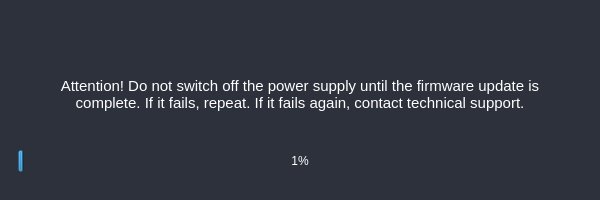
<?xml version="1.0" encoding="UTF-8"?>
<ui version="4.0">
 <class>AqFirmwareUpdateWidget</class>
 <widget class="QWidget" name="AqFirmwareUpdateWidget">
  <property name="geometry">
   <rect>
    <x>0</x>
    <y>0</y>
    <width>600</width>
    <height>200</height>
   </rect>
  </property>
  <property name="windowTitle">
   <string>Form</string>
  </property>
  <property name="styleSheet">
   <string notr="true">* {
	border: none;
	background-color: transparent;
	background: transparent;
	padding: 0;
	margin: 0;
	color: #fff;
}

#toolboxFrame {
	border-top-right-radius: 10px;
	border-top-left-radius: 10px;
	background-color: rgba(47, 72, 88, 180);
	border: none;
}

#mainWidget {
	background-color: #2c313c;
}

#closeBtn {
	border-top-right-radius: 10px;
	border-right: 1px solid #D0D0D0;
	background-color: #2c313c;
}

#icon {
	border-top-left-radius: 10px;
	border-left: 1px solid #D0D0D0;
	background-color: rgba(47, 72, 88, 0);
}

#title_text{
	border-top:transparent; 
	border-bottom: 1px solid #637A7B;
}

QComboBox{
	border-left: 1px solid #9ef1d3; 
	border-top: 1px solid #9ef1d3; 
    border-bottom: 1px solid #5bb192; 
	border-right: 1px solid #5bb192; 
	background-color: #2b2d30; 
	border-radius: 4px; 
	padding-left: 4px;
}

QPushButton {
	border: 1px solid #637A7B;
}

QPushButton {
	 border-left: 1px solid #9ef1d3;
	border-top: 1px solid #9ef1d3;
 	border-bottom: 1px solid #5bb192;
	border-right: 1px solid #5bb192;
 	color: #FFFFFF;
	background-color: #2b2d30;
	border-radius: 4px;
	padding-left: 10px;
	padding-right: 10px;
}

QPushButton:hover {
	background-color: #3c3e41;
}
QPushButton:pressed {
	 background-color: #429061;
}

QCheckBox {
    font-size: 12px; /* Размер шрифта */
    color: #D0D0D0; /* Цвет текста */
    /*background-color: lightgray; /* Цвет фона */
    padding: 0px; /* Внутренний отступ */
    /*border: 2px solid darkgray; /* Обводка */
    /*border-radius: 5px; /* Скругление углов */
}

QCheckBox::indicator {
    width: 10px;
    height: 10px;
	border-top: 1px solid #9ef1d3;
	border-left: 1px solid #9ef1d3; 
	border-bottom: 1px solid #5bb192; 
	border-right: 1px solid #5bb192;
	border-radius: 5px;
}

QCheckBox::indicator:checked {
	image: url(UI/icons/check-mark.png);
    background-color: #5bb192; /* Цвет фона при выборе */
    /*border-color: darkgreen; /* Цвет обводки при выборе */
}

#tableWidget
QHeaderView::section { background-color: #2b2d30;}
QTableWidget { border: none; }
QTableWidget::item { padding-left: 3px; }

QRadioButton, #rtuRadioBtn {
    /* Не указываем кастомные стили для этой радиокнопки, она будет использовать дефолтные стили */
}

QLineEdit{
border-left: 1px solid #9ef1d3; 
border-top: 1px solid #9ef1d3; 
border-bottom: 1px solid #5bb192; 
border-right: 1px solid #5bb192;
background-color: #2b2d30; 
border-radius: 4px; 
}

</string>
  </property>
  <layout class="QVBoxLayout" name="verticalLayout">
   <property name="spacing">
    <number>0</number>
   </property>
   <property name="leftMargin">
    <number>0</number>
   </property>
   <property name="topMargin">
    <number>0</number>
   </property>
   <property name="rightMargin">
    <number>0</number>
   </property>
   <property name="bottomMargin">
    <number>0</number>
   </property>
   <item>
    <widget class="QFrame" name="mainWidget">
     <property name="minimumSize">
      <size>
       <width>600</width>
       <height>200</height>
      </size>
     </property>
     <property name="maximumSize">
      <size>
       <width>600</width>
       <height>200</height>
      </size>
     </property>
     <property name="frameShape">
      <enum>QFrame::StyledPanel</enum>
     </property>
     <property name="frameShadow">
      <enum>QFrame::Raised</enum>
     </property>
     <layout class="QVBoxLayout" name="verticalLayout_5">
      <property name="topMargin">
       <number>9</number>
      </property>
      <property name="bottomMargin">
       <number>0</number>
      </property>
      <item alignment="Qt::AlignLeft">
       <widget class="QFrame" name="DevInfoFrame">
        <property name="minimumSize">
         <size>
          <width>0</width>
          <height>40</height>
         </size>
        </property>
        <property name="maximumSize">
         <size>
          <width>16777215</width>
          <height>40</height>
         </size>
        </property>
        <property name="frameShape">
         <enum>QFrame::StyledPanel</enum>
        </property>
        <property name="frameShadow">
         <enum>QFrame::Raised</enum>
        </property>
        <layout class="QHBoxLayout" name="horizontalLayout_5">
         <property name="leftMargin">
          <number>40</number>
         </property>
         <item>
          <widget class="QLabel" name="devNameLabel">
           <property name="enabled">
            <bool>true</bool>
           </property>
           <property name="sizePolicy">
            <sizepolicy hsizetype="Minimum" vsizetype="Preferred">
             <horstretch>0</horstretch>
             <verstretch>0</verstretch>
            </sizepolicy>
           </property>
           <property name="font">
            <font>
             <pointsize>16</pointsize>
            </font>
           </property>
           <property name="text">
            <string/>
           </property>
           <property name="margin">
            <number>0</number>
           </property>
           <property name="indent">
            <number>0</number>
           </property>
          </widget>
         </item>
         <item>
          <widget class="QLabel" name="devSnLabel">
           <property name="font">
            <font>
             <pointsize>16</pointsize>
            </font>
           </property>
           <property name="text">
            <string/>
           </property>
          </widget>
         </item>
        </layout>
       </widget>
      </item>
      <item>
       <widget class="AqUpdateFWViewManager" name="stackedWidget">
        <property name="sizePolicy">
         <sizepolicy hsizetype="Expanding" vsizetype="Expanding">
          <horstretch>0</horstretch>
          <verstretch>0</verstretch>
         </sizepolicy>
        </property>
        <property name="currentIndex">
         <number>1</number>
        </property>
        <widget class="QWidget" name="stackedWidgetPage1">
         <layout class="QVBoxLayout" name="verticalLayout_3">
          <item>
           <widget class="QFrame" name="LabelFrame">
            <property name="frameShape">
             <enum>QFrame::StyledPanel</enum>
            </property>
            <property name="frameShadow">
             <enum>QFrame::Raised</enum>
            </property>
            <layout class="QVBoxLayout" name="verticalLayout_6">
             <property name="spacing">
              <number>0</number>
             </property>
             <property name="leftMargin">
              <number>0</number>
             </property>
             <property name="topMargin">
              <number>0</number>
             </property>
             <property name="rightMargin">
              <number>0</number>
             </property>
             <property name="bottomMargin">
              <number>0</number>
             </property>
             <item>
              <widget class="QLabel" name="label">
               <property name="font">
                <font>
                 <pointsize>11</pointsize>
                </font>
               </property>
               <property name="text">
                <string>Select the software update file and click &quot;Update&quot;. After successful download, the device will automatically reboot.</string>
               </property>
               <property name="scaledContents">
                <bool>false</bool>
               </property>
               <property name="alignment">
                <set>Qt::AlignCenter</set>
               </property>
               <property name="wordWrap">
                <bool>true</bool>
               </property>
              </widget>
             </item>
            </layout>
           </widget>
          </item>
          <item>
           <widget class="QFrame" name="filaPathFrame">
            <property name="maximumSize">
             <size>
              <width>16777215</width>
              <height>50</height>
             </size>
            </property>
            <property name="frameShape">
             <enum>QFrame::StyledPanel</enum>
            </property>
            <property name="frameShadow">
             <enum>QFrame::Raised</enum>
            </property>
            <layout class="QHBoxLayout" name="horizontalLayout_6">
             <property name="leftMargin">
              <number>0</number>
             </property>
             <property name="topMargin">
              <number>0</number>
             </property>
             <property name="rightMargin">
              <number>0</number>
             </property>
             <property name="bottomMargin">
              <number>0</number>
             </property>
             <item>
              <spacer name="horizontalSpacer_3">
               <property name="orientation">
                <enum>Qt::Horizontal</enum>
               </property>
               <property name="sizeHint" stdset="0">
                <size>
                 <width>40</width>
                 <height>20</height>
                </size>
               </property>
              </spacer>
             </item>
             <item>
              <widget class="QLineEdit" name="filePathLineEdit">
               <property name="minimumSize">
                <size>
                 <width>400</width>
                 <height>30</height>
                </size>
               </property>
               <property name="maximumSize">
                <size>
                 <width>400</width>
                 <height>16777215</height>
                </size>
               </property>
              </widget>
             </item>
             <item>
              <widget class="QPushButton" name="filePathBtn">
               <property name="minimumSize">
                <size>
                 <width>100</width>
                 <height>30</height>
                </size>
               </property>
               <property name="maximumSize">
                <size>
                 <width>120</width>
                 <height>16777215</height>
                </size>
               </property>
               <property name="text">
                <string>Open file</string>
               </property>
              </widget>
             </item>
             <item>
              <spacer name="horizontalSpacer_4">
               <property name="orientation">
                <enum>Qt::Horizontal</enum>
               </property>
               <property name="sizeHint" stdset="0">
                <size>
                 <width>40</width>
                 <height>20</height>
                </size>
               </property>
              </spacer>
             </item>
            </layout>
           </widget>
          </item>
          <item>
           <widget class="QFrame" name="updateRunBtnFrame">
            <property name="frameShape">
             <enum>QFrame::StyledPanel</enum>
            </property>
            <property name="frameShadow">
             <enum>QFrame::Raised</enum>
            </property>
            <layout class="QHBoxLayout" name="horizontalLayout">
             <item>
              <widget class="QPushButton" name="updateRunBtn">
               <property name="minimumSize">
                <size>
                 <width>100</width>
                 <height>30</height>
                </size>
               </property>
               <property name="maximumSize">
                <size>
                 <width>100</width>
                 <height>30</height>
                </size>
               </property>
               <property name="text">
                <string>Update</string>
               </property>
              </widget>
             </item>
            </layout>
           </widget>
          </item>
         </layout>
        </widget>
        <widget class="QWidget" name="stackedWidgetPage2">
         <property name="font">
          <font>
           <pointsize>11</pointsize>
          </font>
         </property>
         <layout class="QVBoxLayout" name="verticalLayout_4">
          <property name="bottomMargin">
           <number>9</number>
          </property>
          <item>
           <widget class="QFrame" name="headerFrame">
            <property name="minimumSize">
             <size>
              <width>0</width>
              <height>50</height>
             </size>
            </property>
            <property name="frameShape">
             <enum>QFrame::StyledPanel</enum>
            </property>
            <property name="frameShadow">
             <enum>QFrame::Raised</enum>
            </property>
            <layout class="QVBoxLayout" name="verticalLayout_11">
             <property name="leftMargin">
              <number>9</number>
             </property>
             <item>
              <widget class="QLabel" name="headerLabel">
               <property name="font">
                <font>
                 <pointsize>11</pointsize>
                 <bold>false</bold>
                 <kerning>true</kerning>
                </font>
               </property>
               <property name="text">
                <string>Attention! Do not switch off the power supply until the firmware update is complete. If it fails, repeat. If it fails again, contact technical support.</string>
               </property>
               <property name="alignment">
                <set>Qt::AlignCenter</set>
               </property>
               <property name="wordWrap">
                <bool>true</bool>
               </property>
              </widget>
             </item>
            </layout>
           </widget>
          </item>
          <item>
           <widget class="QFrame" name="updateProgressBarFrame">
            <property name="frameShape">
             <enum>QFrame::StyledPanel</enum>
            </property>
            <property name="frameShadow">
             <enum>QFrame::Raised</enum>
            </property>
            <layout class="QVBoxLayout" name="verticalLayout_2">
             <property name="spacing">
              <number>0</number>
             </property>
             <property name="leftMargin">
              <number>0</number>
             </property>
             <property name="topMargin">
              <number>0</number>
             </property>
             <property name="rightMargin">
              <number>0</number>
             </property>
             <property name="bottomMargin">
              <number>0</number>
             </property>
             <item>
              <widget class="QProgressBar" name="progressBar">
               <property name="font">
                <font>
                 <pointsize>9</pointsize>
                </font>
               </property>
               <property name="styleSheet">
                <string notr="true">
QProgressBar {
    border-radius: 5px;
    text-align: center;
}
QProgressBar::chunk {
    background: qlineargradient(spread:pad, x1:0, y1:0, x2:1, y2:0,
        stop:0 rgba(0, 100, 255, 180), /* Начало синего */
        stop:0.5 rgba(0, 150, 255, 255), /* Яркий синий */
        stop:1 rgba(0, 100, 255, 180)); /* Конец синего */
}
</string>
               </property>
               <property name="value">
                <number>1</number>
               </property>
               <property name="alignment">
                <set>Qt::AlignCenter</set>
               </property>
               <property name="textVisible">
                <bool>true</bool>
               </property>
               <property name="invertedAppearance">
                <bool>false</bool>
               </property>
               <property name="textDirection">
                <enum>QProgressBar::TopToBottom</enum>
               </property>
               <property name="format">
                <string notr="true">%p%</string>
               </property>
              </widget>
             </item>
            </layout>
           </widget>
          </item>
         </layout>
        </widget>
        <widget class="QWidget" name="finalWaitPage">
         <layout class="QVBoxLayout" name="verticalLayout_7">
          <item>
           <widget class="QFrame" name="labelFrame">
            <property name="frameShape">
             <enum>QFrame::StyledPanel</enum>
            </property>
            <property name="frameShadow">
             <enum>QFrame::Raised</enum>
            </property>
            <layout class="QHBoxLayout" name="horizontalLayout_3">
             <property name="topMargin">
              <number>0</number>
             </property>
             <property name="bottomMargin">
              <number>0</number>
             </property>
             <item>
              <widget class="QLabel" name="waitLabel">
               <property name="font">
                <font>
                 <pointsize>11</pointsize>
                </font>
               </property>
               <property name="text">
                <string>Wait for the software update to complete.</string>
               </property>
              </widget>
             </item>
             <item>
              <widget class="QLabel" name="successLabel">
               <property name="font">
                <font>
                 <pointsize>11</pointsize>
                </font>
               </property>
               <property name="text">
                <string>Update completed successfully.</string>
               </property>
              </widget>
             </item>
             <item>
              <widget class="QLabel" name="errorLabel">
               <property name="font">
                <font>
                 <pointsize>11</pointsize>
                </font>
               </property>
               <property name="text">
                <string>An error occurred, please try again.</string>
               </property>
              </widget>
             </item>
            </layout>
           </widget>
          </item>
          <item>
           <widget class="QFrame" name="waitGifFrame">
            <property name="frameShape">
             <enum>QFrame::StyledPanel</enum>
            </property>
            <property name="frameShadow">
             <enum>QFrame::Raised</enum>
            </property>
            <layout class="QHBoxLayout" name="horizontalLayout_2">
             <property name="spacing">
              <number>0</number>
             </property>
             <property name="leftMargin">
              <number>9</number>
             </property>
             <property name="topMargin">
              <number>0</number>
             </property>
             <property name="rightMargin">
              <number>9</number>
             </property>
             <property name="bottomMargin">
              <number>0</number>
             </property>
             <item>
              <spacer name="horizontalSpacer">
               <property name="orientation">
                <enum>Qt::Horizontal</enum>
               </property>
               <property name="sizeHint" stdset="0">
                <size>
                 <width>40</width>
                 <height>20</height>
                </size>
               </property>
              </spacer>
             </item>
             <item>
              <widget class="DeviceInitWidget" name="waitWidget" native="true"/>
             </item>
             <item>
              <spacer name="horizontalSpacer_2">
               <property name="orientation">
                <enum>Qt::Horizontal</enum>
               </property>
               <property name="sizeHint" stdset="0">
                <size>
                 <width>40</width>
                 <height>20</height>
                </size>
               </property>
              </spacer>
             </item>
            </layout>
           </widget>
          </item>
         </layout>
        </widget>
       </widget>
      </item>
     </layout>
    </widget>
   </item>
  </layout>
 </widget>
 <customwidgets>
  <customwidget>
   <class>AqUpdateFWViewManager</class>
   <extends>QStackedWidget</extends>
   <header location="global">AqUpdateFWStackedWidget.h</header>
   <container>1</container>
  </customwidget>
  <customwidget>
   <class>DeviceInitWidget</class>
   <extends>QWidget</extends>
   <header location="global">DeviceNotInitedWidget.h</header>
   <container>1</container>
  </customwidget>
 </customwidgets>
 <resources/>
 <connections/>
</ui>
